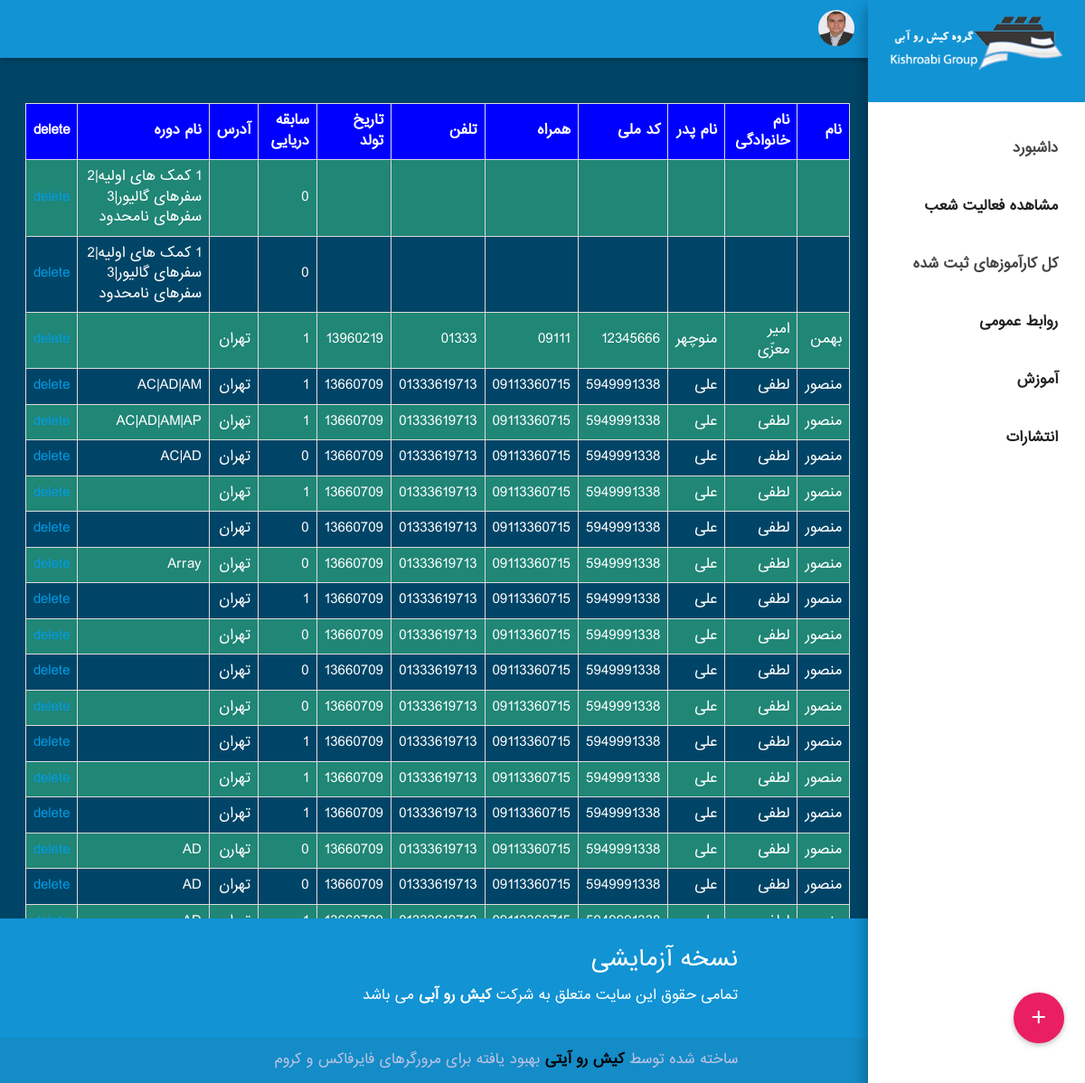
The page /view-user.php on the database its author committed.
### tables this page shows
CREATE TABLE IF NOT EXISTS `tbl_karamoozteh` (
  `id` int(10) NOT NULL AUTO_INCREMENT,
  `name` varchar(30) NOT NULL,
  `familly` varchar(50) NOT NULL,
  `father_name` varchar(30) NOT NULL,
  `cod_meli` varchar(10) NOT NULL,
  `mobile` varchar(11) NOT NULL,
  `phone` varchar(15) NOT NULL,
  `birthday` varchar(15) NOT NULL,
  `seatime` varchar(30) NOT NULL,
  `address` varchar(150) NOT NULL,
  `course_name` varchar(1000) NOT NULL,
  `branch` varchar(20) NOT NULL,
  `record_date` varchar(50) NOT NULL,
  PRIMARY KEY (`id`)
);

### view-user.php (the view, shortened to what this page needs)
<!DOCTYPE html>
<html lang="en" >
<head>
</head>
<body>
  <?php include "php_assets/menu.php"; ?>
  <header>
    <nav class="indigo" role="navigation">
      <div class="nav-wrapper">
        <ul class="right hide-on-med-and-down">
          <li>
            <a class='right dropdown-button' href='' data-activates='user_dropdown'>
				<img class="user-images" src="images/users/boss.jpg" />
			</a>
          </li>
        </ul>
      </div>
    </nav>
  </header>
  <main>
<?php
include 'php_assets/connection.php';
$result = mysqli_query($con,"SELECT * FROM `tbl_karamoozteh` ORDER BY `id` DESC");
echo "<table border='1' >
<tr >
<th>نام</th>
<th>نام خانوادگی</th>
<th>نام پدر</th>
<th>کد ملی</th>
<th>همراه</th>
<th>تلفن</th>
<th>تاریخ تولد</th>
<th>سابقه دریایی</th>
<th>آدرس</th>
<th>نام دوره</th>
<th>delete</th>
</tr>";
while($row = mysqli_fetch_array($result))
{
echo "<tr>";
echo "<td>" . $row['name'] . "</td>";
echo "<td>" . $row['familly'] . "</td>";
echo "<td>" . $row['father_name'] . "</td>";
echo "<td>" . $row['cod_meli'] . "</td>";
echo "<td>" . $row['mobile'] . "</td>";
echo "<td>" . $row['phone'] . "</td>";
echo "<td>" . $row['birthday'] . "</td>";
echo "<td>" . $row['seatime'] . "</td>";
echo "<td>" . $row['address'] . "</td>";
echo "<td>" . $row['course_name'] . "</td>";
echo "<td> <a href='php_assets/delete_user.php?act=".$row['id']."'> delete </a> </td>";
echo "</tr>";
}
echo "</table>";
?>
<div class="fixed-action-btn click-to-toggle" style="bottom: 45px; right: 24px;">
      <a class="btn-floating btn-large pink waves-effect waves-light">
        <i class="large material-icons">add</i>
      </a>
    </div>
  </main>
  <footer class="indigo page-footer">
    <div class="container">
      <div class="row">
        <div class="col s12">
          <h5 class="white-text">نسخه آزمایشی</h5>
          <ul id='credits'>
            <li>
              تمامی حقوق این سایت متعلق به شرکت <a style='color:white;' href="http://kishroabi.com/fa" title="کیش رو آبی">کیش رو آبی</a> می باشد </a>
            </li>
          </ul>
        </div>
      </div>
    </div>
    <div class="footer-copyright">
      <div class="container">
         <span>ساخته شده توسط <a style='font-weight: bold;color:black;' href="http://kishroit.ir" target="_blank">کیش رو آیتی</a> بهبود یافته برای مرورگرهای فایرفاکس و کروم</span>
      </div>
    </div>
  </footer>
</body>
	<link rel='stylesheet' href='css/register-user/materialize.css'>
	<link rel="stylesheet" href="css/register-user/style.css">
	<link rel='stylesheet' href='https://cdnjs.cloudflare.com/ajax/libs/materialize/0.97.6/font/material-design-icons/Material-Design-Icons.woff'>
	<link rel="stylesheet" href="http://code.jquery.com/ui/1.9.2/themes/base/jquery-ui.css">
	<link rel="stylesheet" href="https://cdnjs.cloudflare.com/ajax/libs/chosen/1.4.2/chosen.css">
</html>

### php_assets/menu.php (shortened to what this page needs)
<ul id="slide-out" class="side-nav fixed z-depth-2">
    <li class="center no-padding">
      <div class="indigo darken-2 white-text">
        <div class="row">
          <img style="margin-top: 5%;" width="100" height="100" src="images/logo.png" class="circle responsive-img" />
        </div>
      </div>
    </li>
    <li id="dash_dashboard"><a class="waves-effect" href="dashboard.php"><b>داشبورد</b></a></li>
    <ul class="collapsible" data-collapsible="accordion">
      <li id="dash_users">
        <div id="users_branch" class="collapsible-header waves-effect"><b>مشاهده فعالیت شعب</b></div>
      </li>
	  		<div>
		 <li id="all_register">
              <a id="dash_categories_header" class="collapsible-header waves-effect" href="view-user.php"><b>کل کارآموزهای ثبت شده</b></a>
            </li>
		</div>
	      <li id="dash_categories">
        <div id="dash_categories_header" class="collapsible-header waves-effect" ><b>روابط عمومی </b></div>
		      <li id="dash_users">
        <div id="users_branch" class="collapsible-header waves-effect"><b>آموزش</b></div>
      </li>
	  		      <li id="dash_users">
        <div id="users_branch" class="collapsible-header waves-effect"><b>انتشارات</b></div>
      </li>
      </li>
    </ul>
  </ul>

### css/register-user/style.css (style rules this page uses)
header, main, footer { padding-right: 240px; }
body { backgroud: white; font-family: font-bmi; }
#credits li, #credits li a { color: white; }
#credits li a { font-weight: bold; }
.footer-copyright .container, .footer-copyright .container a { color: #BCC2E2; }
.user-images { width: 40px; height: 40px; border-radius: 50%; position: absolute; right: 15px; top: 11px; }
body { background: #004567 !important; font-family: font-bmi; @include centerFlex; height: 97vh; }

### rows shown on the page
tbl_karamoozteh: seatime "0", course_name "1 کمک های اولیه|2 سفرهای گالیور|3 سفرهای نامحدود"
tbl_karamoozteh: seatime "0", course_name "1 کمک های اولیه|2 سفرهای گالیور|3 سفرهای نامحدود"
tbl_karamoozteh: name "بهمن", familly "امیر معزّی", father_name "منوچهر", cod_meli "12345666", mobile "09111", phone "01333", birthday "13960219", seatime "1", address "تهران"
tbl_karamoozteh: name "منصور", familly "لطفی", father_name "علی", cod_meli "5949991338", mobile "09113360715", phone "01333619713", birthday "13660709", seatime "1", address "تهران", course_name "AC|AD|AM"
tbl_karamoozteh: name "منصور", familly "لطفی", father_name "علی", cod_meli "5949991338", mobile "09113360715", phone "01333619713", birthday "13660709", seatime "1", address "تهران", course_name "AC|AD|AM|AP"
tbl_karamoozteh: name "منصور", familly "لطفی", father_name "علی", cod_meli "5949991338", mobile "09113360715", phone "01333619713", birthday "13660709", seatime "0", address "تهران", course_name "AC|AD"
tbl_karamoozteh: name "منصور", familly "لطفی", father_name "علی", cod_meli "5949991338", mobile "09113360715", phone "01333619713", birthday "13660709", seatime "1", address "تهران"
tbl_karamoozteh: name "منصور", familly "لطفی", father_name "علی", cod_meli "5949991338", mobile "09113360715", phone "01333619713", birthday "13660709", seatime "0", address "تهران"
tbl_karamoozteh: name "منصور", familly "لطفی", father_name "علی", cod_meli "5949991338", mobile "09113360715", phone "01333619713", birthday "13660709", seatime "0", address "تهران", course_name "Array"
tbl_karamoozteh: name "منصور", familly "لطفی", father_name "علی", cod_meli "5949991338", mobile "09113360715", phone "01333619713", birthday "13660709", seatime "1", address "تهران"
tbl_karamoozteh: name "منصور", familly "لطفی", father_name "علی", cod_meli "5949991338", mobile "09113360715", phone "01333619713", birthday "13660709", seatime "0", address "تهران"
tbl_karamoozteh: name "منصور", familly "لطفی", father_name "علی", cod_meli "5949991338", mobile "09113360715", phone "01333619713", birthday "13660709", seatime "0", address "تهران"
tbl_karamoozteh: name "منصور", familly "لطفی", father_name "علی", cod_meli "5949991338", mobile "09113360715", phone "01333619713", birthday "13660709", seatime "0", address "تهران"
tbl_karamoozteh: name "منصور", familly "لطفی", father_name "علی", cod_meli "5949991338", mobile "09113360715", phone "01333619713", birthday "13660709", seatime "1", address "تهران"
tbl_karamoozteh: name "منصور", familly "لطفی", father_name "علی", cod_meli "5949991338", mobile "09113360715", phone "01333619713", birthday "13660709", seatime "1", address "تهران"
tbl_karamoozteh: name "منصور", familly "لطفی", father_name "علی", cod_meli "5949991338", mobile "09113360715", phone "01333619713", birthday "13660709", seatime "1", address "تهران"
tbl_karamoozteh: name "منصور", familly "لطفی", father_name "علی", cod_meli "5949991338", mobile "09113360715", phone "01333619713", birthday "13660709", seatime "0", address "تهارن", course_name "AD"
tbl_karamoozteh: name "منصور", familly "لطفی", father_name "علی", cod_meli "5949991338", mobile "09113360715", phone "01333619713", birthday "13660709", seatime "0", address "تهران", course_name "AD"
